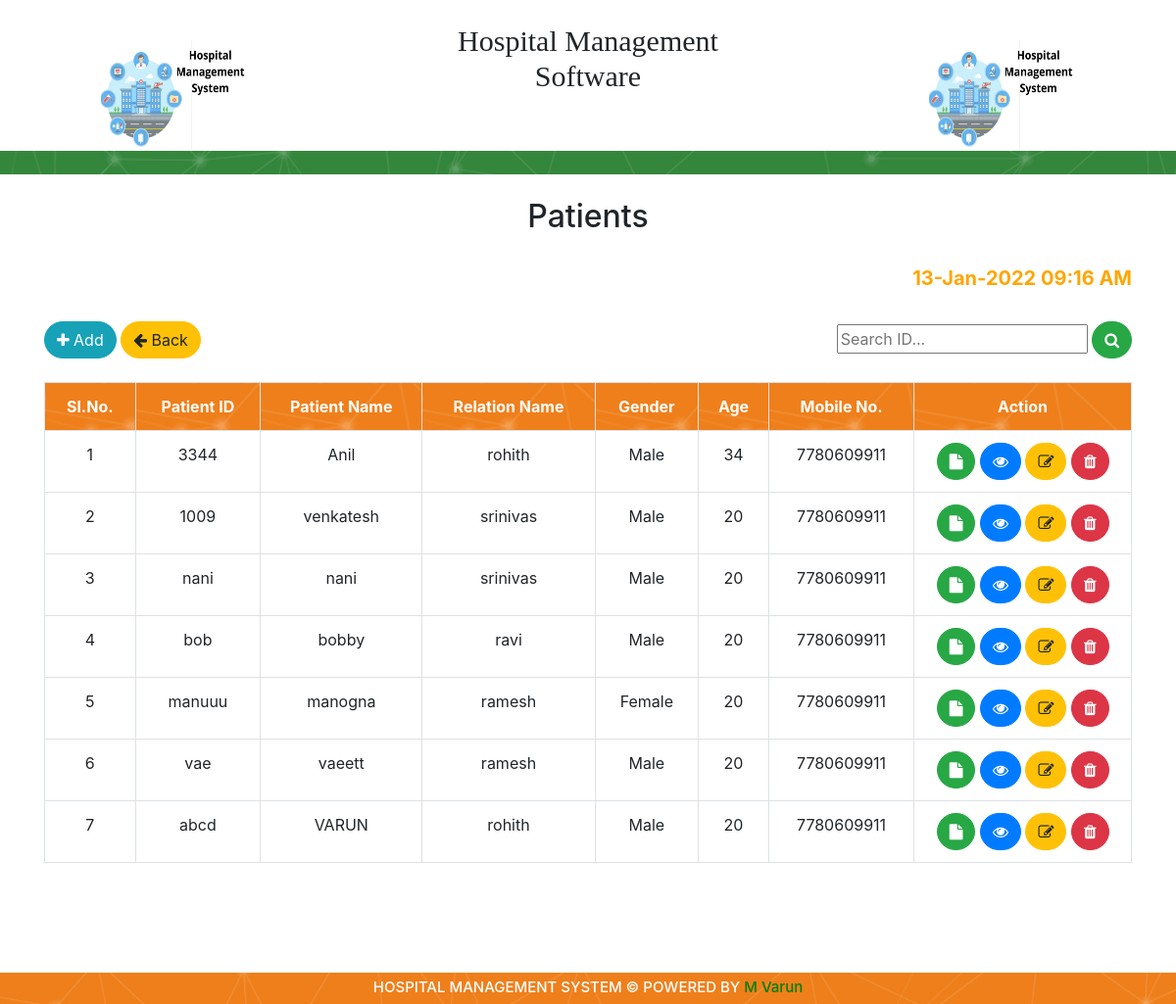
/Patient_Details/index.php (signed in), run on the app's committed database.
### tables this page shows
CREATE TABLE `patient_registration` (
  `id` int(11) NOT NULL AUTO_INCREMENT,
  `Patient_Name` varchar(50) DEFAULT NULL,
  `Patient_Id` varchar(45) DEFAULT NULL,
  `Aadhar_Number` varchar(45) DEFAULT NULL,
  `Relation_Name` varchar(45) DEFAULT NULL,
  `Gender` varchar(45) DEFAULT NULL,
  `Blood_Group` varchar(45) DEFAULT NULL,
  `Date_of_Birth` varchar(45) DEFAULT NULL,
  `Age` varchar(45) DEFAULT NULL,
  `Mobile_Number` varchar(45) DEFAULT NULL,
  `Emergency_Mobile_Number` varchar(45) DEFAULT NULL,
  `Email` varchar(45) DEFAULT NULL,
  `Pincode` varchar(45) DEFAULT NULL,
  `Address` varchar(45) DEFAULT NULL,
  `Landmark` varchar(45) DEFAULT NULL,
  `Photo` varchar(45) DEFAULT NULL,
  `created_by` int(11) DEFAULT NULL,
  `created_datetime` datetime DEFAULT NULL,
  `updated_by` int(11) DEFAULT NULL,
  `updated_datetime` datetime DEFAULT NULL,
  `deleted_by` int(11) DEFAULT NULL,
  `deleted_datetime` datetime DEFAULT NULL,
  `status` enum('Active','Inactive','Deleted') DEFAULT 'Active',
  PRIMARY KEY (`id`),
  UNIQUE KEY `Aadhar_Number_UNIQUE` (`Aadhar_Number`),
  UNIQUE KEY `Patient_Id_UNIQUE` (`Patient_Id`)
);

### Patient_Details/index.php (the view, shortened to what this page needs)
<?php
include '../dbConfig.php';
?>
<!DOCTYPE html>
<html>
<head>
	<link rel="stylesheet" href="https://cdnjs.cloudflare.com/ajax/libs/font-awesome/4.7.0/css/font-awesome.min.css">
	<link rel="stylesheet" href="https://stackpath.bootstrapcdn.com/bootstrap/4.3.1/css/bootstrap.min.css">
	<link rel="stylesheet" href="https://cdnjs.cloudflare.com/ajax/libs/select2/4.0.10/css/select2.min.css">
</head>
<body>
	<?php include '../header.php'; ?>
	<br>
			<div class="container">
					<h2 align="center">Patients</h2><br>
					<h5 style="text-align: right;"> <b style="color:orange;">  <?php echo date('d-M-Y h:i A'); ?></b> </h5><br>
					<div class="row">
						<div class="col-md-4">
							<a href="../patient_registration/" class="btn btn-info"><i class="fa fa-plus"></i> Add</a>
							<a href="../Dashboard/" class="btn btn-warning"><i class="fa fa-arrow-left" ></i> Back</a>
						</div>
						<div class="col-md-8 text-right">
							<form method="post">
							<input type="text" name="Search" placeholder="Search ID...">
							<button class="btn btn-success" name="searchBtn"><i class="fa fa-search"></i></button>
						</form>
						</div>
					</div><br>
			<div class="row">
				<div class="col-md-12">
					<table class="table table-bordered ">
						<tr>
							<th>Sl.No.</th>
							<th>Patient ID</th>
							<th>Patient Name</th>
							<th>Relation Name</th>
							<th>Gender</th>
							<th>Age</th>
							<th>Mobile No.</th>
							<th width="20%">Action</th>
						</tr>
						<?php
							$s=1;
							if(isset($_POST['searchBtn']))
							{
								$search = $_POST['Search'];
								$query = "select * from patient_registration where Patient_Id like '%$search%'";
							}
							else
							{
								$query = "select * from patient_registration";
							}
							$result1 = mysqli_query($conn,$query);
							while($row = mysqli_fetch_array($result1))
							{
						 ?>
						<tr>
							<td><?php echo $s++; ?></td>
							<td><?php echo $row['Patient_Id']; ?></td>
							<td><?php echo $row['Patient_Name']; ?></td>
							<td><?php echo $row['Relation_Name']; ?></td>
							<td><?php echo $row['Gender']; ?></td>
							<td><?php echo $row['Age']; ?></td>
							<td><?php echo $row['Mobile_Number']; ?></td>
							<td>
								<a href="../Appointment/?id=<?php echo $row['id']; ?>" class="btn btn-success"><i class="fa fa-file" title="Appointment"></i></a>
								<a href="../Patient_Profile/?id=<?php echo $row['id']; ?>" class="btn btn-primary"><i class="fa fa-eye" title="View"></i> </a>
								<a href="../update_patient_profile/?id=<?php echo $row['id']; ?>" class="btn btn-warning"><i class="fa fa-edit" title="Update"></i> </a>
								<a title="Delete" name="deletebtn" href="../Patient_Details/?deleteId=<?php echo $row['id']; ?>" class="btn btn-danger"><i class="fa fa-trash" title="Delete"></i></a>
							</td>
						</tr>
					        <?php } ?>
							</table>
					</div>
				</div>
			</div>
	<br>
	<br>
    <br>
    <br>
	<?php include '../footer.php'; ?>
</body>
</html>

### header.php (shortened to what this page needs)
<br>
    <div class="row">
    	<div class="col-md-1"></div>
			<div class="col-md-3">
			<img src="../images/logo2.png" align="left" width="150px" height="130px;" >
		</div>
		<div class="col-md-4" >
			<h3 align="center" style="font-size:30px;font-family: Georgia, serif;,color: rgb(67, 51, 70) ; ">Hospital Management Software</h3>
		</div>
		<div class="col-md-3">
			<img src="../images/logo2.png" align="right" width="150px" height="130px;" >
		</div>
	</div>
	<header class="header">
	<div class="row">
					<div class="col-md-12 col-lg-12 col-sm-12 col-xs-12" style="background-image: url('../images/bg2.jpg'); background-size:100% ; background-repeat: no-repeat;">
					</div>
	</div>
    </header>

### footer.php
<footer class="footer">
	<div class="row">
		<div class="col-md-12 col-lg-12 col-sm-12 col-xs-12" style="background-image: url('../images/bg1.jpg'); background-size: 100% ; background-repeat: no-repeat;">
			<h5 align="center" style="margin-top: 6px; color: white; font-size: 15px;">HOSPITAL MANAGEMENT SYSTEM &copy; POWERED BY <a href="https://www.linkedin.com/in/varun-mahankali-55aa59186/" target="_black" style="color: green;">M Varun</a></h5>
		</div>
	</div>
</footer>

### Patient_Details/index.php (style rules this page uses)
th { background-image: url('../images/bg1.jpg'); color: white; text-align: center; }
td { text-align: center; }
.btn { border-radius: 20px !important; }

### data on the page
patient_registration: Patient_Id "3344", Patient_Name "Anil", Relation_Name "rohith", Gender "Male", Age "34", Mobile_Number "7780609911"
patient_registration: Patient_Id "1009", Patient_Name "venkatesh", Relation_Name "srinivas", Gender "Male", Age "20", Mobile_Number "7780609911"
patient_registration: Patient_Id "nani", Patient_Name "nani", Relation_Name "srinivas", Gender "Male", Age "20", Mobile_Number "7780609911"
patient_registration: Patient_Id "bob", Patient_Name "bobby", Relation_Name "ravi", Gender "Male", Age "20", Mobile_Number "7780609911"
patient_registration: Patient_Id "manuuu", Patient_Name "manogna", Relation_Name "ramesh", Gender "Female", Age "20", Mobile_Number "7780609911"
patient_registration: Patient_Id "vae", Patient_Name "vaeett", Relation_Name "ramesh", Gender "Male", Age "20", Mobile_Number "7780609911"
patient_registration: Patient_Id "abcd", Patient_Name "VARUN", Relation_Name "rohith", Gender "Male", Age "20", Mobile_Number "7780609911"
